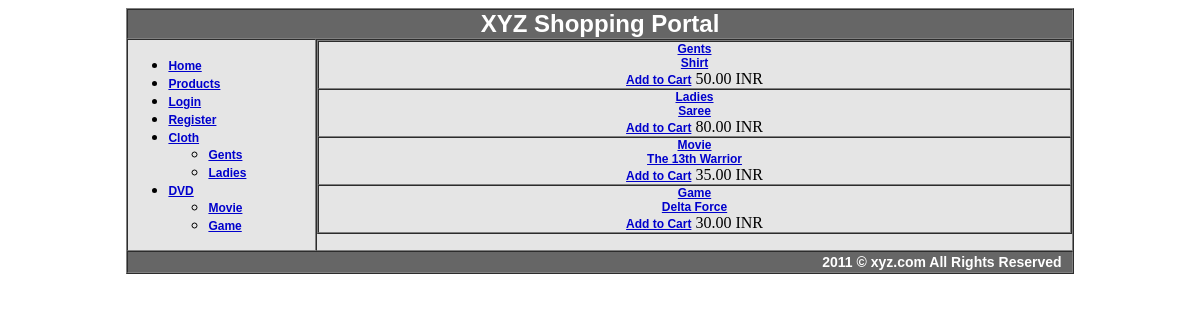
Page /productlist.php on the committed database.
### tables this page shows
CREATE TABLE IF NOT EXISTS `category` (
  `id` int(11) NOT NULL AUTO_INCREMENT,
  `parent_id` int(11) NOT NULL,
  `name` varchar(50) NOT NULL,
  `description` text NOT NULL,
  PRIMARY KEY (`id`)
);

CREATE TABLE IF NOT EXISTS `product` (
  `id` int(11) NOT NULL AUTO_INCREMENT,
  `category_id` int(11) NOT NULL,
  `name` varchar(100) NOT NULL,
  `description` text NOT NULL,
  `price` decimal(7,2) NOT NULL,
  `quantity` int(11) NOT NULL,
  PRIMARY KEY (`id`)
);

### productlist.php (the view, shortened to what this page needs)
<?php
require("functions.php");
$cats = getCategories();
$productslist = getAllProducts();
?>
<!DOCTYPE html PUBLIC "-//W3C//DTD XHTML 1.0 Transitional//EN" "http://www.w3.org/TR/xhtml1/DTD/xhtml1-transitional.dtd">
<html xmlns="http://www.w3.org/1999/xhtml">
<head>
<link rel="stylesheet" type="text/css" href="style.css" />
</head>
<body>
<table width="80%" border="1" align="center" cellpadding="0" cellspacing="0">
  <tr>
    <td colspan="2" align="left" valign="top"><?php include "header.php"; ?></td>
  </tr>
  <tr>
    <td width="20%" align="left" valign="top"><?php print buildCatNav($cats); ?></td>
    <td width="80%" align="left" valign="top">
    <table width="100%" border="1" cellspacing="0" cellpadding="0">
    <?php foreach ($productslist as $products) : ?>
  <tr>
    <td align="center" valign="middle">
    <a href="categorydetails.php?cid=<?php print $products['cid']; ?>"><?php print $products['cname']; ?></a><br />
        <a href="productdetails.php?pid=<?php print $products['id']; ?>"><?php print $products['name']; ?></a><br />
        <a href="cart.php?pid=<?php print $products['id']; ?>">Add to Cart</a>
        <?php print $products['price']; ?> INR
    </td>
  </tr>
  <?php endforeach; ?>
</table>
</td>
  </tr>
  <tr>
    <td colspan="2" align="left" valign="top"><?php include "footer.php"; ?></td>
  </tr>
</table>
</body>
</html>

### functions.php (shortened to what this page needs)
<?php
function getCategories()
{
	$return = array();
	$rs = mysql_query("select id,name from category where parent_id = 0");
	while ($data = mysql_fetch_object($rs))
	{
		$return[$data->id]['id'] = $data->id;
		$return[$data->id]['name'] = $data->name;
		$return[$data->id]['child'] = getChildCategory($data->id);
	}
	return $return;
}
function getChildCategory($id=0)
{
	$return = array();
	$rs = mysql_query("select id,name from category where parent_id = ".$id);
	while ($data = mysql_fetch_object($rs))
	{
		$return[$data->id]['id'] = $data->id;
		$return[$data->id]['name'] = $data->name;
		$return[$data->id]['child'] = getChildCategory($data->id);
	}
	return $return;
}
function getAllProducts()
{
	$return = array();
	$rs = mysql_query("SELECT p.id, p.name, p.price,c.id as cid,c.name as cname FROM product p,category c WHERE p.category_id = c.id");
	$i = 0;
	while ($data = mysql_fetch_object($rs))
	{
		$return[$i]['id'] = $data->id;
		$return[$i]['name'] = $data->name;
		$return[$i]['price'] = $data->price;
		$return[$i]['cid'] = $data->cid;
		$return[$i]['cname'] = $data->cname;
		$i++;
	}
	return $return;
}
function buildCatNav($cats = array())
{
	$catnav = '<ul>';
	$catnav .= '<li><a href="index.php">Home</a></li>';
	$catnav .= '<li><a href="productlist.php">Products</a></li>';
	if (isset($_SESSION['user_id']) && $_SESSION['user_id'] != 2)
	{
		$catnav .= '<li><a href="account.php">Account</a></li>';
		$catnav .= '<li><a href="logout.php">Logout</a></li>';
	}
	elseif(isset($_SESSION['user_id']) && $_SESSION['user_id'] == 2)
	{
		$catnav .= '<li><a href="adminaccount.php">Account</a></li>';
		$catnav .= '<li><a href="logout.php">Logout</a></li>';
	}
	else
	{
		$catnav .= '<li><a href="login.php">Login</a></li>';
		$catnav .= '<li><a href="register.php">Register</a></li>';
	}
	foreach ($cats as $cat)
	{
		$catnav .= '<li><a href="categorydetails.php?cid='.$cat['id'].'">'.$cat['name'].'</a>';
		if (count($cat['child']) > 0)
		{
			$catnav .= '<ul>';
			foreach ($cat['child'] as $chl1)
			{
				$catnav .= '<li><a href="categorydetails.php?cid='.$chl1['id'].'">'.$chl1['name'].'</a>';
				$catnav .= '</li>';
			}
			$catnav .= '</ul>';
		}
		$catnav .= '</li>';
	}
	$catnav .= '<ul>';
	return $catnav;
}
?>

### style.css (style rules this page uses)
table { background-color:#E5E5E5; }
a { font-family:Arial, Helvetica, sans-serif; color:#00C; text-decoration:underline; font-size:12px; font-weight:bold; }

### rows in the picture
category: name "Cloth", name "Gents", name "Ladies"
category: name "DVD", name "Movie", name "Game"
product: category.name "Gents", name "Shirt", price "50.00"
product: category.name "Ladies", name "Saree", price "80.00"
product: category.name "Movie", name "The 13th Warrior", price "35.00"
product: category.name "Game", name "Delta Force", price "30.00"
